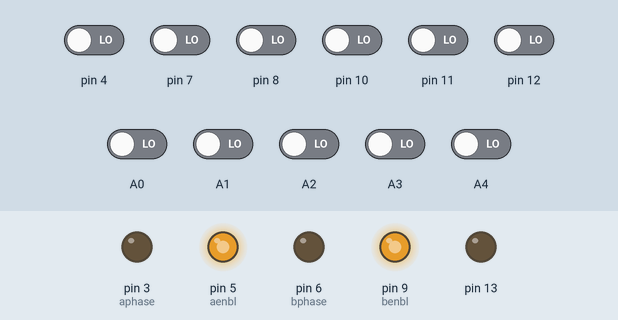
A sketch run on a simulated Arduino Nano, built with avr-gcc and run on an emulated ATmega328P. Shown: output pins drawn as LEDs (lit = HIGH). The inputs (shaded band) are chosen by the test bench; at power-on: A0–4, pin 4, pin 7, pin 8, pin 10–12 LOW.

Above: at 12.3 s.
12.4 s: pin 8 driven HIGH
15.4 s: pin 10 driven HIGH
At 16.3 s:
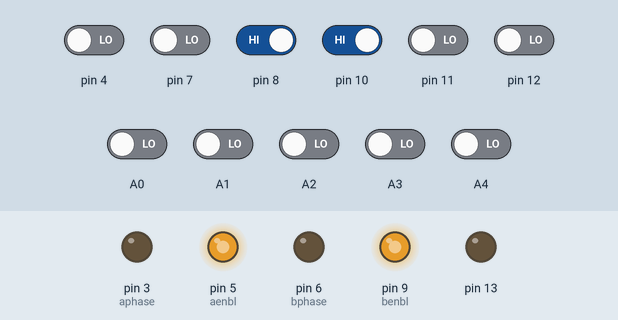
18.4 s: pin 7 driven HIGH
At 19.4 s:
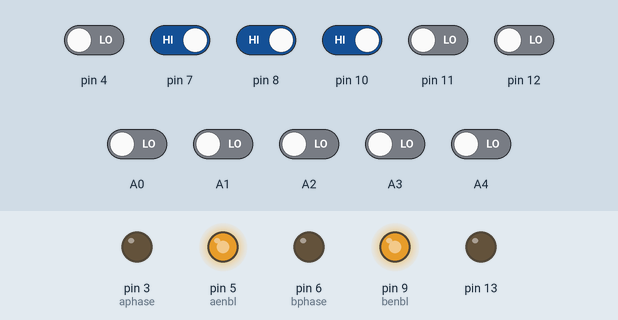
21.4 s: pin 11 driven HIGH
At 22.2 s:
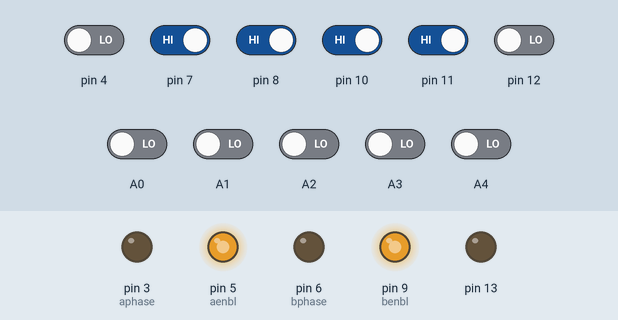
24.4 s: pin 4 driven HIGH
At 24.9 s:
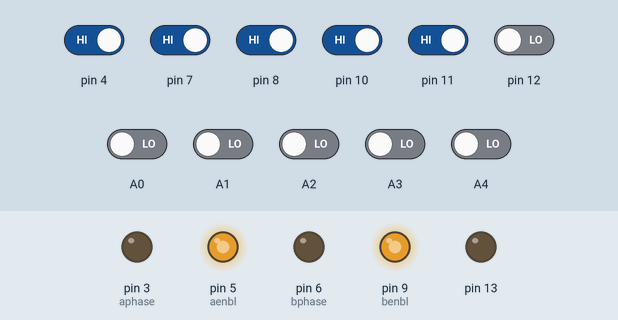
27.4 s: A0 driven HIGH
Timing chart, 0 to 30.4 s (numbered marks = the images above; inputs shaded):
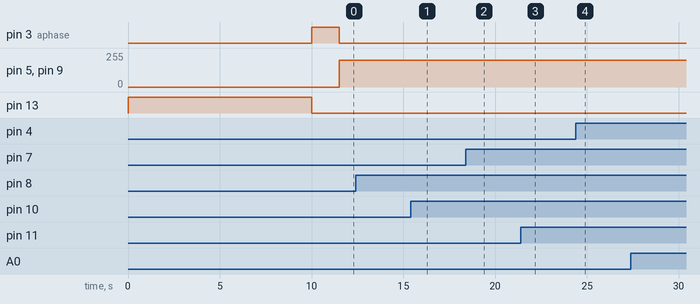

Measured:
- after the input at 15.4 s, pin 5 (aenbl): stays 200/255 (without the input it goes to 173/255 after 3.0 s)
- after the input at 18.4 s, pin 5 (aenbl): stays 200/255 (without the input it goes to 122/255 after 3.0 s)
- after the input at 21.4 s, pin 5 (aenbl): stays 200/255 (without the input it goes to 169/255 after 3.0 s)
- after the input at 24.4 s, pin 5 (aenbl): stays 200/255 (without the input it goes to 117/255 after 3.0 s)

The sketch:

PID_control.ino
```cpp
// Length = 5m

/*************************************************************************
 * QRT-X GPIO pins declaration
 *************************************************************************/
#include <QTRSensors.h>

QTRSensors qtr;
const uint8_t SensorCount = 11;
uint16_t sensorValues[SensorCount];

const int oddPin = 2;
const int evenPin = 2;

/*************************************************************************
 * DRV8835 GPIO pins declaration
 *************************************************************************/
// int mode = ; Auto ON

// Left Motor
int aphase = 3;
int aenbl = 5;

// Right Motor
int bphase = 6;
int benbl = 9;

int base_speed = 100;

int max_speed = 200;
int min_speed = -200;

/*************************************************************************
* PID controler variables
*************************************************************************/
float Kp = 0.09;  //related to the proportional control term;
                   //change the value by trial-and-error (ex: 0.07). 0.03
float Ki = 0.0003; //related to the integral control term;
                   //change the value by trial-and-error (ex: 0.0008). 0.00001
float Kd = 0.08;  //related to the derivative control term;
                   //change the value by trial-and-error (ex: 0.6). 0.3

int P = 0;
int I = 0;
int D = 0;

int lastError = 0;

/*************************************************************************
* Buttons pins declaration
*************************************************************************/
int buttoncalibrate = A7;
int startButton = A6;

int stop = 0;
unsigned long startTime = 0;
int timer_duration = 7000; // Define timer duration in milliseconds (5 seconds)

void setup() {
  // Serial.begin(9600);

  // QTRX Set up
  qtr.setTypeRC();
  qtr.setSensorPins((const uint8_t[]){4, 7, 8, 10, 11, 12, A0, A1, A2, A3, A4}, SensorCount);
  qtr.setEmitterPin(oddPin);

  // Motors Set up
  pinMode(aphase, OUTPUT);
  pinMode(aenbl, OUTPUT);
  pinMode(bphase, OUTPUT);
  pinMode(benbl, OUTPUT);

  pinMode(13,OUTPUT);

  pinMode(buttoncalibrate, INPUT);
  pinMode(startButton, INPUT);

  digitalWrite(13, LOW);

}

void loop() {
  while( analogRead(buttoncalibrate) == 0); // Start Calibration A6

  calibration(); // Calibrate the robot for 10 seconds

  forward_movement(0,0);

  while( analogRead(startButton) == 0); // Start Calibration A6

  delay(1500);

  startTime = millis();

  while (1){
    unsigned long currentTime = millis();
    if (
      (end() == 1 || stop == 1) &&
      ( currentTime - startTime >= timer_duration )
    ){
      forward_movement(0,0);
      stop = 1;
    }else{
      PID_control();
    }
  }

}

void PID_control(){
  uint16_t position = qtr.readLineBlack(sensorValues);

  int error = 5000 - position;

  P = error;
  I = I + error;
  D = error - lastError;

  lastError = error;

  float motor_speed = P*Kp + I*Ki + D*Kd;
  int motor_speed_A = base_speed - motor_speed;
  int motor_speed_B = base_speed + motor_speed;

  // Set max speed
  if (motor_speed_A > max_speed) { motor_speed_A = max_speed; }
  if (motor_speed_B > max_speed) { motor_speed_B = max_speed; }

  // Set min speed
  if (motor_speed_A < min_speed) { motor_speed_A = min_speed; }
  if (motor_speed_B < min_speed) { motor_speed_B = min_speed; }

  forward_movement(motor_speed_A, motor_speed_B);

  // Serial.print('\n');
  // Serial.print("A: ");
  // Serial.print(motor_speed_A);
  // Serial.print('\n');
  // Serial.print("B: ");
  // Serial.print(motor_speed_B);

  // Serial.print('\n');
}

void custom_corners(){

  // Right
  if (
    sensorValues[6] > 600 &&
    sensorValues[7] > 600 &&
    sensorValues[8] > 600 &&
    sensorValues[9] > 600 &&
    sensorValues[10] > 600 &&

    sensorValues[0] < 600
  ) {
    forward_movement(75, 250);
    delay(250);
  }
  // Left
  if (
    sensorValues[0] > 600 &&
    sensorValues[1] > 600 &&
    sensorValues[2] > 600 &&
    sensorValues[3] > 600 &&
    sensorValues[4] > 600 &&

    sensorValues[10] < 600
  ){
    forward_movement(250, 75);
    delay(250);
  }

  forward_movement(base_speed,base_speed);
}

void forward_movement(int speedA, int speedB) {
  if (speedA < 0) {
    speedA = 0 - speedA;
    digitalWrite(aphase, LOW);
  }
  else {
    digitalWrite(aphase, HIGH);
  }

  if (speedB < 0) {
    speedB = 0 - speedB;
    digitalWrite(bphase, HIGH);
  }
  else {
    digitalWrite(bphase, LOW);
  }

  analogWrite(aenbl, speedA);
  analogWrite(benbl, speedB);
}

void calibration() {
  digitalWrite(13,HIGH);
  // int r = -1;
  // int l = 1;
  for (uint16_t i = 0; i < 400; i++) {
  //   if (i % 20 == 0){
  //     forward_movement(75 * r, 75 *  l);
  //     r = -r;
  //     l = -l;
  //   }
    qtr.calibrate();
  }
  digitalWrite(13,LOW);
}

int end(){
  int zero_one = sensorValues[0] + sensorValues[1] ; // Black
  int two = sensorValues[2]; // White ?
  int three = sensorValues[3]; // White
  int seven = sensorValues[7]; // White
  int eight = sensorValues[8]; // White ?
  int nine_ten =  + sensorValues[9] + sensorValues[10]; // Black

  if (
    (zero_one > 900) &&
    (sensorValues[5] > 500) &&
    (nine_ten > 900)
  ){
    return 1;
  }
  return 0;
}

//  Testing functions
void qtrx_test(){
  uint16_t position = qtr.readLineBlack(sensorValues);

  for (uint8_t i = 0; i < SensorCount; i++)
  {

    Serial.print(sensorValues[i]);
    Serial.print('\t');
  }
  Serial.println(position);

  delay(250);
}

void pid_test(int position,int motor_speed){

  Serial.print("\n");
  Serial.print("Line: ");
  Serial.println(position);
  Serial.print("\n");

  Serial.print("P: ");
  Serial.print(P);
  Serial.print('\t');
  Serial.print("I: ");
  Serial.print(I);
  Serial.print('\t');
  Serial.print("D: ");
  Serial.print(D);
  Serial.print('\n');

  Serial.print("Kp: ");
  Serial.print(Kp);
  Serial.print('\t');
  Serial.print("Ki: ");
  Serial.print(Ki);
  Serial.print('\t');
  Serial.print("Kd: ");
  Serial.print(Kd);
  Serial.print('\t');

  Serial.print("sum: ");
  Serial.print(motor_speed);
  Serial.print('\n');
  Serial.print('\n');

  // delay(500);
}
```
